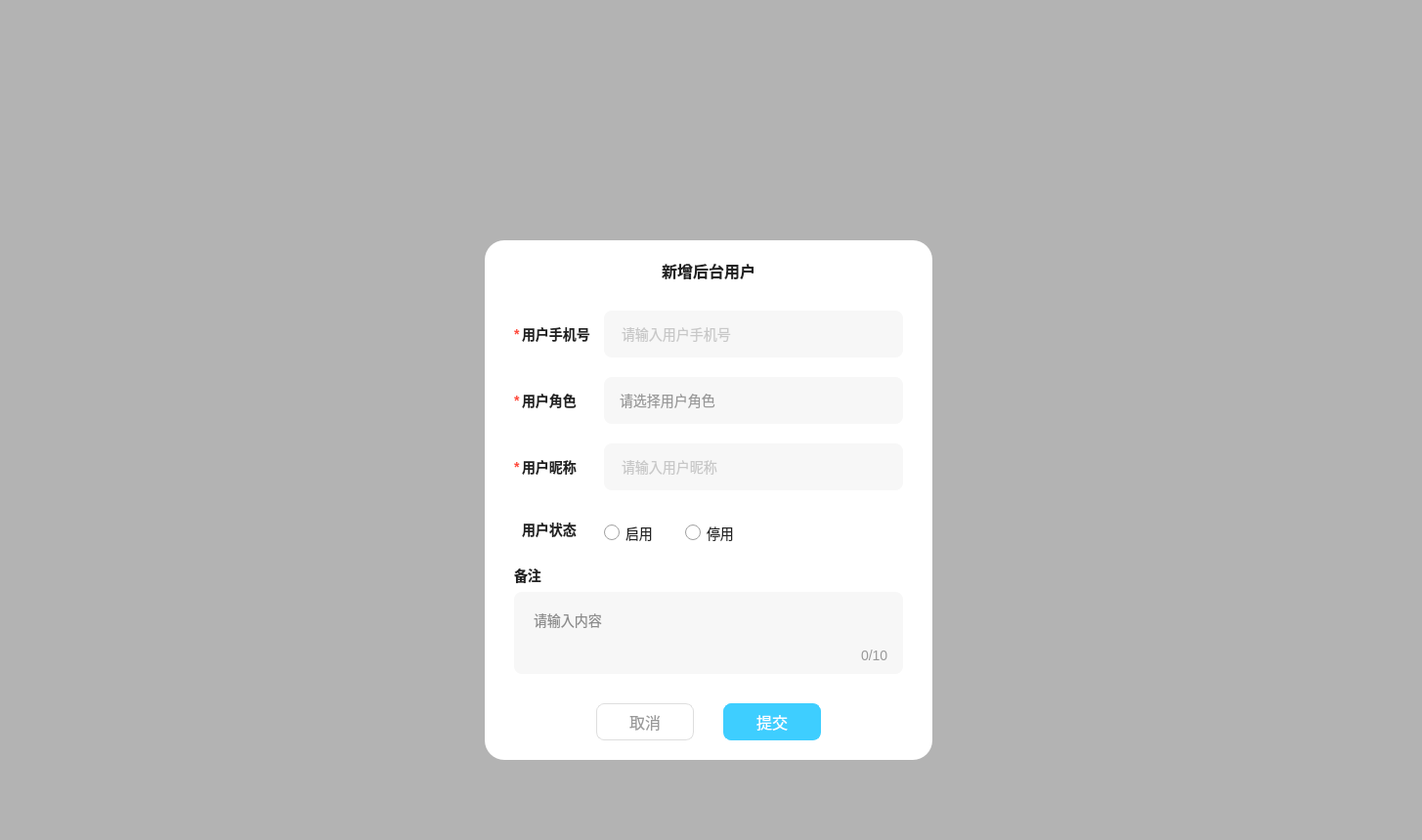
<?xml version="1.0" encoding="UTF-8"?>
<ui version="4.0">
 <class>EditUserDialog</class>
 <widget class="QWidget" name="EditUserDialog">
  <property name="geometry">
   <rect>
    <x>0</x>
    <y>0</y>
    <width>1455</width>
    <height>860</height>
   </rect>
  </property>
  <property name="windowTitle">
   <string>Form</string>
  </property>
  <property name="styleSheet">
   <string notr="true">#EditUserDialog {
background-color: #FFFFFF;
}
*{
color:#222222;
font-family : 微软雅⿊;
font-size : 14px;
}</string>
  </property>
  <layout class="QVBoxLayout" name="verticalLayout">
   <property name="spacing">
    <number>0</number>
   </property>
   <property name="leftMargin">
    <number>0</number>
   </property>
   <property name="topMargin">
    <number>0</number>
   </property>
   <property name="rightMargin">
    <number>0</number>
   </property>
   <property name="bottomMargin">
    <number>0</number>
   </property>
   <item>
    <widget class="QWidget" name="Bg" native="true">
     <property name="styleSheet">
      <string notr="true">#Bg{
background-color:rgba(0, 0, 0, 0.3);
}</string>
     </property>
     <layout class="QVBoxLayout" name="verticalLayout_2">
      <property name="spacing">
       <number>0</number>
      </property>
      <property name="leftMargin">
       <number>496</number>
      </property>
      <property name="topMargin">
       <number>164</number>
      </property>
      <property name="rightMargin">
       <number>0</number>
      </property>
      <property name="bottomMargin">
       <number>0</number>
      </property>
      <item>
       <widget class="QWidget" name="content" native="true">
        <property name="minimumSize">
         <size>
          <width>458</width>
          <height>532</height>
         </size>
        </property>
        <property name="maximumSize">
         <size>
          <width>458</width>
          <height>532</height>
         </size>
        </property>
        <property name="styleSheet">
         <string notr="true">#content{
border-radius : 20px;
background-color : #FFFFFF;
}</string>
        </property>
        <widget class="QLabel" name="titleLabel">
         <property name="geometry">
          <rect>
           <x>181</x>
           <y>20</y>
           <width>96</width>
           <height>21</height>
          </rect>
         </property>
         <property name="styleSheet">
          <string notr="true">#titleLabel {
color:#222222;
font-size: 16px;
font-weight: 900;
line-height: 21px;
}</string>
         </property>
         <property name="text">
          <string>新增后台用户</string>
         </property>
        </widget>
        <widget class="QLabel" name="starLabel">
         <property name="geometry">
          <rect>
           <x>30</x>
           <y>86</y>
           <width>16</width>
           <height>19</height>
          </rect>
         </property>
         <property name="styleSheet">
          <string notr="true">#starLabel {
line-height: 19px;
color: #FF4A3C;
font-weight: 900;
}</string>
         </property>
         <property name="text">
          <string>*</string>
         </property>
        </widget>
        <widget class="QLabel" name="phoneLabel">
         <property name="geometry">
          <rect>
           <x>38</x>
           <y>86</y>
           <width>77</width>
           <height>19</height>
          </rect>
         </property>
         <property name="styleSheet">
          <string notr="true">#phoneLabel{
line-height: 19px;
font-weight: 900;
}</string>
         </property>
         <property name="text">
          <string>用户手机号</string>
         </property>
        </widget>
        <widget class="QLineEdit" name="phoneEdit">
         <property name="geometry">
          <rect>
           <x>122</x>
           <y>72</y>
           <width>306</width>
           <height>48</height>
          </rect>
         </property>
         <property name="styleSheet">
          <string notr="true">#phoneEdit {
background-color: #F7F7F7;
border: none;
border-radius: 8px;
color: #999999;
line-height: 14px;
padding-left: 16px;
placeholder-text-color: #999999;
}</string>
         </property>
         <property name="placeholderText">
          <string>请输入用户手机号</string>
         </property>
        </widget>
        <widget class="QLabel" name="starLabel2">
         <property name="geometry">
          <rect>
           <x>30</x>
           <y>154</y>
           <width>16</width>
           <height>19</height>
          </rect>
         </property>
         <property name="styleSheet">
          <string notr="true">#starLabel2 {
line-height: 19px;
color: #FF4A3C;
font-weight: 900;
}</string>
         </property>
         <property name="text">
          <string>*</string>
         </property>
        </widget>
        <widget class="QLabel" name="roleLabel">
         <property name="geometry">
          <rect>
           <x>38</x>
           <y>154</y>
           <width>77</width>
           <height>19</height>
          </rect>
         </property>
         <property name="styleSheet">
          <string notr="true">#roleLabel {
line-height: 19px;
font-weight: 900;
}</string>
         </property>
         <property name="text">
          <string>用户角色</string>
         </property>
        </widget>
        <widget class="QComboBox" name="roleComboBox">
         <property name="geometry">
          <rect>
           <x>122</x>
           <y>140</y>
           <width>306</width>
           <height>48</height>
          </rect>
         </property>
         <property name="styleSheet">
          <string notr="true">QComboBox {
background-color: #F7F7F7;
border-radius: 8px;
color: #999999;
padding-left: 16px;
placeholder-text-color: #999999;
}
QComboBox::drop-down {
border: none;
width: 33px;
}
QComboBox::down-arrow {
width: 24px;
height: 24px;
background-color: transparent;
image: url(:/images/admin/triangle2.png);
}
QComboBox QAbstractItemView {
/* 去掉⿏标悬停在每个 item 上的虚线框 */
outline: 0px;
}
QComboBox QAbstractItemView::item {
color: #222222;
padding-left:16px;
background-color: #FFFFFF;
height: 30px;
}
QComboBox QAbstractItemView::item:selected {
background-color: #409CE1;
color: #FFFFFF;
}</string>
         </property>
         <property name="placeholderText">
          <string>请选择用户角色</string>
         </property>
        </widget>
        <widget class="QLabel" name="starLabel3">
         <property name="geometry">
          <rect>
           <x>30</x>
           <y>222</y>
           <width>16</width>
           <height>19</height>
          </rect>
         </property>
         <property name="styleSheet">
          <string notr="true">#starLabel3 {
line-height: 19px;
color: #FF4A3C;
font-weight: 900;
}</string>
         </property>
         <property name="text">
          <string>*</string>
         </property>
        </widget>
        <widget class="QLabel" name="nameLabel">
         <property name="geometry">
          <rect>
           <x>38</x>
           <y>222</y>
           <width>77</width>
           <height>19</height>
          </rect>
         </property>
         <property name="styleSheet">
          <string notr="true">#nameLabel {
line-height: 19px;
font-weight: 900;
}</string>
         </property>
         <property name="text">
          <string>用户昵称</string>
         </property>
        </widget>
        <widget class="QLineEdit" name="nameEdit">
         <property name="geometry">
          <rect>
           <x>122</x>
           <y>208</y>
           <width>306</width>
           <height>48</height>
          </rect>
         </property>
         <property name="styleSheet">
          <string notr="true">#nameEdit {
background-color: #F7F7F7;
border: none;
border-radius: 8px;
color: #999999;
line-height: 14px;
padding-left: 16px;
placeholder-text-color: #999999;
}</string>
         </property>
         <property name="placeholderText">
          <string>请输入用户昵称</string>
         </property>
        </widget>
        <widget class="QLabel" name="statusLabel">
         <property name="geometry">
          <rect>
           <x>38</x>
           <y>286</y>
           <width>77</width>
           <height>19</height>
          </rect>
         </property>
         <property name="styleSheet">
          <string notr="true">#statusLabel {
line-height: 19px;
font-weight: 900;
}</string>
         </property>
         <property name="text">
          <string>用户状态</string>
         </property>
        </widget>
        <widget class="QRadioButton" name="stopRadioBtn">
         <property name="geometry">
          <rect>
           <x>205</x>
           <y>288</y>
           <width>61</width>
           <height>23</height>
          </rect>
         </property>
         <property name="styleSheet">
          <string notr="true">QRadioButton {
color: #222222;
}
QRadioButton::checked {
color: #3ECEFF;
}
QRadioButton::indicator {
width: 16px;
height: 16px;
}
QRadioButton::indicator::checked {
image: url(:/images/admin/checked.png);
}
QRadioButton::indicator::unchecked {
image: url(:/images/admin/unchecked.png);
}</string>
         </property>
         <property name="text">
          <string>停用</string>
         </property>
        </widget>
        <widget class="QRadioButton" name="startRadioBtn">
         <property name="geometry">
          <rect>
           <x>122</x>
           <y>288</y>
           <width>61</width>
           <height>23</height>
          </rect>
         </property>
         <property name="styleSheet">
          <string notr="true">QRadioButton {
color: #222222;
}
QRadioButton::checked {
color: #3ECEFF;
}
QRadioButton::indicator {
width: 16px;
height: 16px;
}
QRadioButton::indicator::checked {
image: url(:/images/admin/checked.png);
}
QRadioButton::indicator::unchecked {
image: url(:/images/admin/unchecked.png);
}</string>
         </property>
         <property name="text">
          <string>启用</string>
         </property>
        </widget>
        <widget class="QLabel" name="remarkLabel">
         <property name="geometry">
          <rect>
           <x>30</x>
           <y>333</y>
           <width>69</width>
           <height>19</height>
          </rect>
         </property>
         <property name="styleSheet">
          <string notr="true">#remarkLabel{
font-weight: 900;
color: #222222;
}</string>
         </property>
         <property name="text">
          <string>备注</string>
         </property>
        </widget>
        <widget class="QPlainTextEdit" name="commentTextEdit">
         <property name="geometry">
          <rect>
           <x>30</x>
           <y>360</y>
           <width>398</width>
           <height>84</height>
          </rect>
         </property>
         <property name="styleSheet">
          <string notr="true">#commentTextEdit {
background-color: #F7F7F7;
border: none;
outline: none;
border-radius: 8px;
color: #222222;
padding: 14px 16px 14px 16px;
}</string>
         </property>
         <property name="placeholderText">
          <string>请输入内容</string>
         </property>
        </widget>
        <widget class="QLabel" name="wordCount">
         <property name="geometry">
          <rect>
           <x>385</x>
           <y>415</y>
           <width>41</width>
           <height>19</height>
          </rect>
         </property>
         <property name="styleSheet">
          <string notr="true">#wordCount{
color : #999999;
}</string>
         </property>
         <property name="text">
          <string>0/10</string>
         </property>
        </widget>
        <widget class="QPushButton" name="cancelBtn">
         <property name="geometry">
          <rect>
           <x>114</x>
           <y>474</y>
           <width>100</width>
           <height>38</height>
          </rect>
         </property>
         <property name="styleSheet">
          <string notr="true">#cancelBtn {
background-color: #FFF;
border: 1px solid #DEDEDE;
border-radius: 8px;
color: #999999;
font-size: 16px;
}</string>
         </property>
         <property name="text">
          <string>取消</string>
         </property>
        </widget>
        <widget class="QPushButton" name="submitBtn">
         <property name="geometry">
          <rect>
           <x>244</x>
           <y>474</y>
           <width>100</width>
           <height>38</height>
          </rect>
         </property>
         <property name="styleSheet">
          <string notr="true">#submitBtn {
background-color: #3ECEFF;
border: 1px solid #3ECEFF;
border-radius: 8px;
color: #FFFFFF;
font-size: 16px;
}</string>
         </property>
         <property name="text">
          <string>提交</string>
         </property>
        </widget>
       </widget>
      </item>
     </layout>
    </widget>
   </item>
  </layout>
 </widget>
 <resources/>
 <connections/>
</ui>
